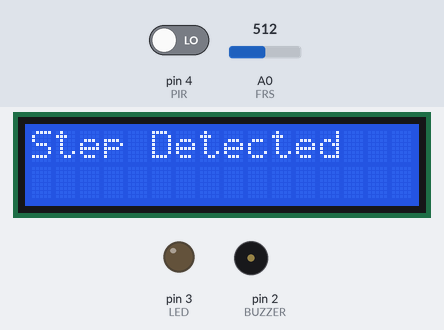
A sketch run on a simulated Arduino Uno, built with avr-gcc and run on an emulated ATmega328P. Parts: 16×2 character LCD, output pins drawn as LEDs (lit = HIGH), buzzer (waves = sounding, pin HIGH). The inputs (shaded band) are chosen by the test bench; at power-on: pin 4 (PIR) LOW, A0 (FRS) = 512. What the sketch prints to the serial monitor is not drawn.

Above: at 1.2 s.
1.3 s: pin 4 (PIR) driven HIGH
At 2.1 s:
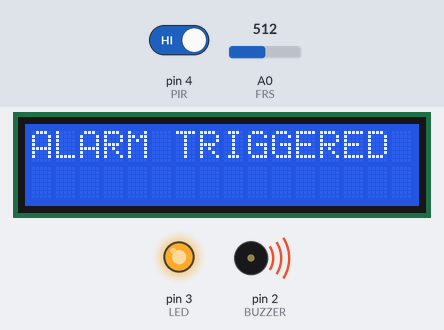
4.3 s: A0 (FRS) set to 211
6.0 s: A0 (FRS) set to 182
At 8.1 s:
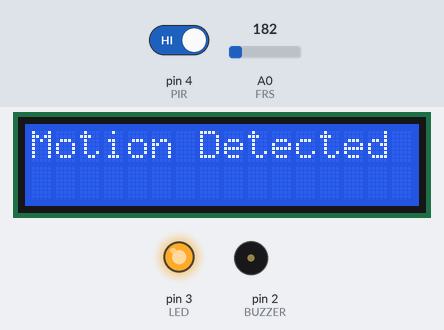
8.4 s: pin 4 (PIR) driven LOW
At 8.8 s:
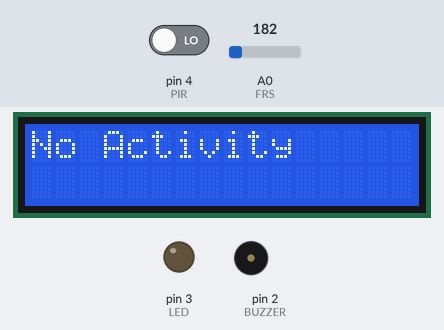
9.9 s: pin 4 (PIR) driven HIGH
At 11.1 s:
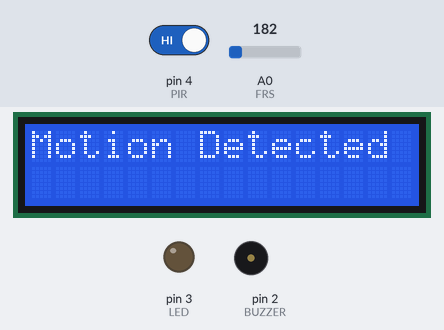
11.4 s: A0 (FRS) set to 210
At 11.9 s:
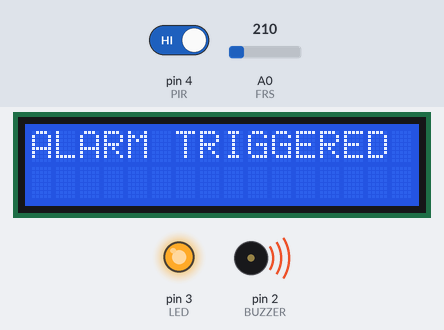
Timing chart, 0 to 15.4 s (numbered marks = the images above; inputs shaded):
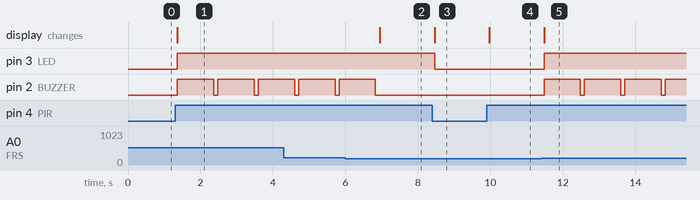

Measured:
- the behaviour switches between 201 and 200 on A0 (FRS) (found by bisection; images 1 and 2)
- after the input at 1.3 s, pin 3 (LED): LOW → HIGH after 0.07 s; pin 2 (BUZZER): alternates HIGH for 1.0 s and LOW for 0.12 s, starting after 0.07 s; the display: changes after 0.07 s (image 1)
- after the input at 6.0 s, pin 2 (BUZZER): goes on until 6.8 s, then stays LOW; the display: changes after 0.94 s (image 2)
- after the input at 8.4 s, pin 3 (LED): HIGH → LOW after 0.06 s; the display: changes after 0.06 s (image 3)
- after the input at 9.9 s, the display: changes after 0.07 s (image 4)
- after the input at 11.4 s, pin 3 (LED): LOW → HIGH after 0.08 s; pin 2 (BUZZER): alternates HIGH for 1.0 s and LOW for 0.12 s, starting after 0.08 s; the display: changes after 0.08 s (image 5)

The sketch:

smart_door_mat.ino
```cpp
#include <LiquidCrystal_I2C.h>

LiquidCrystal_I2C lcd(0x20, 16, 2);

#define FRS A0
#define PIR 4
#define LED 3
#define BUZZER 2

float forceValue, pirState;

void setup(){
  Serial.begin(9600);

  pinMode(FRS, INPUT);
  pinMode(PIR, INPUT);
  pinMode(LED, OUTPUT);
  pinMode(BUZZER, OUTPUT);

  lcd.init();
  lcd.clear();
  lcd.backlight();
}

void loop(){
  pirState = digitalRead(PIR);
  forceValue = analogRead(FRS);

  Serial.print("Force Sensor: ");
  Serial.print(forceValue);
  Serial.print(" | PIR Sensor: ");
  Serial.println(pirState);

  if (forceValue > 200 && pirState == HIGH){
    lcd.setCursor(0,0);
    lcd.print("ALARM TRIGGERED");
    digitalWrite(LED, HIGH);
    digitalWrite(BUZZER, HIGH);
    delay(1000);
    digitalWrite(BUZZER, LOW);
  }
  else if(forceValue > 200){
    lcd.setCursor(0,0);
    lcd.print("Step Detected   ");
  }
  else if(pirState == HIGH){
    lcd.setCursor(0,0);
    lcd.print("Motion Detected ");
  }
  else{
    lcd.setCursor(0,0);
    lcd.print("No Activity    ");
    digitalWrite(LED, LOW);
    digitalWrite(BUZZER, LOW);
  }

  delay(100);
}
```
